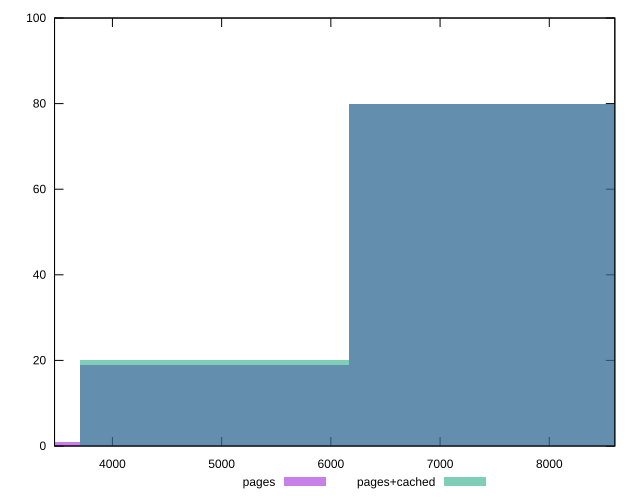

The script that saved this image:
reset

$pages <<EOF
7403.891466721975 80
4935.927644481317 19
2467.9638222406584 1
EOF

$pagesCached <<EOF
7403.891466721975 80
4935.927644481317 20
EOF

set key outside below
set boxwidth 2467.9638222406584
set xrange [3470:8600]
set yrange [0:100]
set trange [0:100]
set style fill transparent solid 0.5 noborder
set terminal svg size 640, 500 enhanced background rgb 'white'
set output "report_00014_2021-02-09T15:56:05.503Z/uses-text-compression/comparison/histogram/0_vs_1.svg"

plot $pages title "pages" with boxes, \
     $pagesCached title "pages+cached" with boxes

reset
